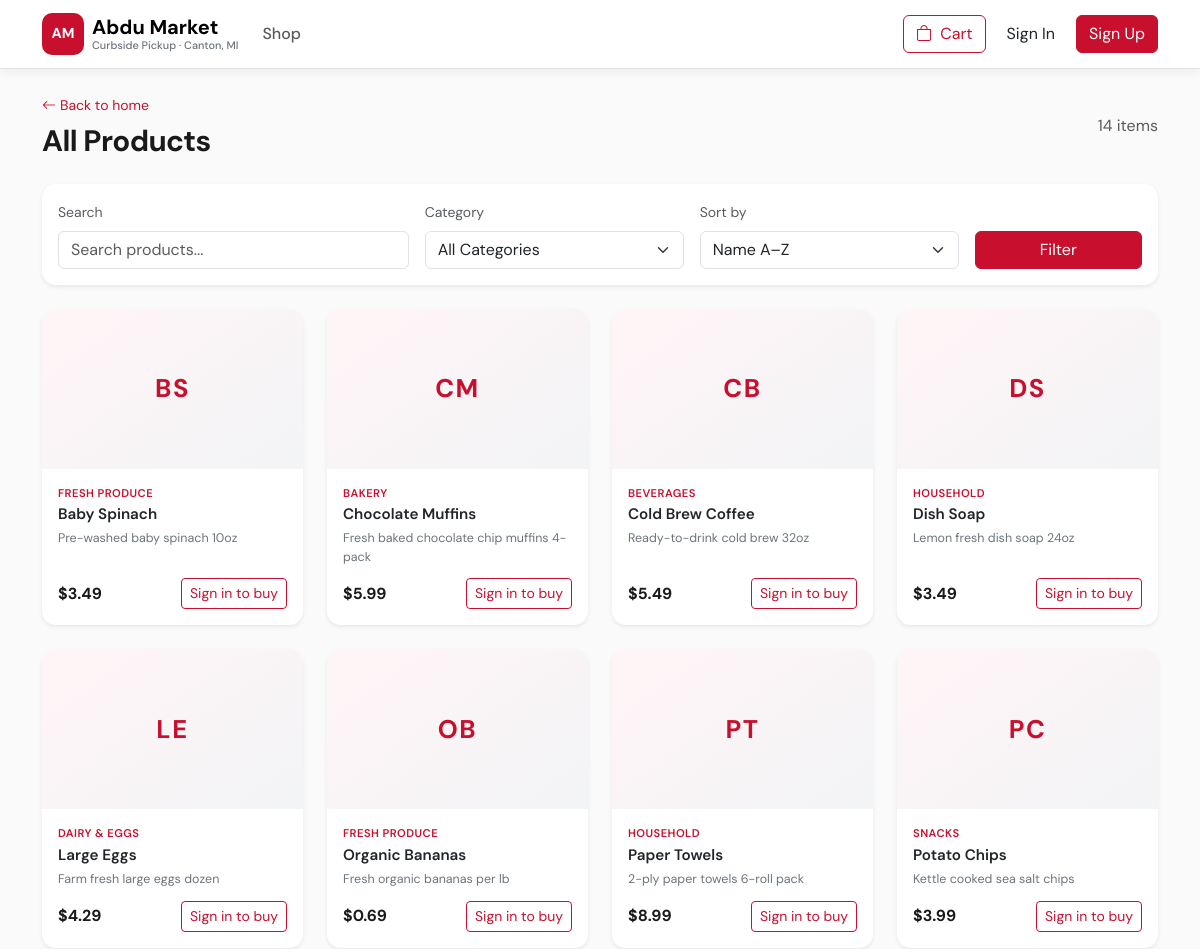
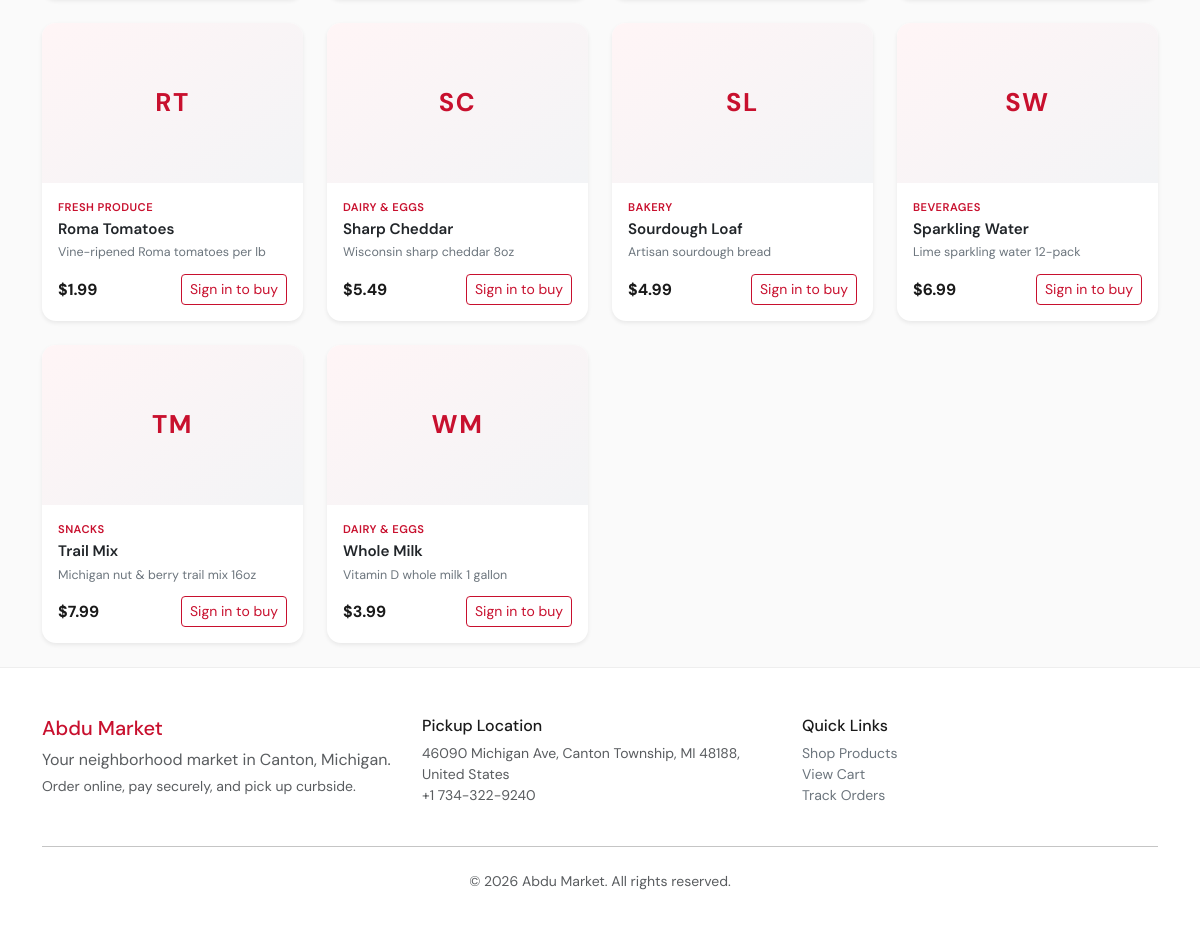
The page /shop.php on the database its author committed (2 pictures, top to bottom).
### tables this page shows
CREATE TABLE products (
    id INT UNSIGNED AUTO_INCREMENT PRIMARY KEY,
    clover_id VARCHAR(64) DEFAULT NULL UNIQUE,
    category_id INT UNSIGNED DEFAULT NULL,
    name VARCHAR(255) NOT NULL,
    description TEXT DEFAULT NULL,
    price DECIMAL(10, 2) NOT NULL DEFAULT 0.00,
    inventory INT NOT NULL DEFAULT 0,
    image_url VARCHAR(500) DEFAULT NULL,
    is_active TINYINT(1) NOT NULL DEFAULT 1,
    is_featured TINYINT(1) NOT NULL DEFAULT 0,
    synced_at TIMESTAMP NULL DEFAULT NULL,
    FOREIGN KEY (category_id) REFERENCES categories(id) ON DELETE SET NULL
);

CREATE TABLE categories (
    id INT UNSIGNED AUTO_INCREMENT PRIMARY KEY,
    clover_id VARCHAR(64) DEFAULT NULL UNIQUE,
    name VARCHAR(255) NOT NULL,
    sort_order INT NOT NULL DEFAULT 0,
    image_url VARCHAR(500) DEFAULT NULL,
    is_active TINYINT(1) NOT NULL DEFAULT 1,
    synced_at TIMESTAMP NULL DEFAULT NULL
);

### includes/db.php (called while the page is built, shortened)
<?php
function db(): PDO
{
    static $pdo = null;
    if ($pdo === null) {
        $cfg = require dirname(__DIR__) . '/config/database.php';
        $dsn = sprintf(
            'mysql:host=%s;dbname=%s;charset=%s',
            $cfg['host'],
            $cfg['name'],
            $cfg['charset']
        );
        $pdo = new PDO($dsn, $cfg['user'], $cfg['pass'], [
            PDO::ATTR_ERRMODE => PDO::ERRMODE_EXCEPTION,
            PDO::ATTR_DEFAULT_FETCH_MODE => PDO::FETCH_ASSOC,
        ]);
    }
    return $pdo;
}

### includes/auth.php (called while the page is built, shortened)
<?php
function current_user(): ?array
{
    if (empty($_SESSION['user_id'])) {
        return null;
    }
    static $user = null;
    return $user;
}
function is_logged_in(): bool
{
    return current_user() !== null;
}

### includes/product_card.php (the view, shortened to what this page needs)
<div class="col-6 col-md-4 col-lg-3">
    <article class="product-card card h-100 border-0 shadow-sm">
        <div class="product-img catalog-tile-media<?= catalog_has_image($product['image_url'] ?? null) ? '' : ' show-initials' ?>">
            <?= catalog_tile_media($product['name'], $product['image_url'] ?? null) ?>
        </div>
        <div class="card-body d-flex flex-column">
            <span class="product-category"><?= e($product['category_name'] ?? 'General') ?></span>
            <h3 class="product-name"><?= e($product['name']) ?></h3>
            <p class="product-desc"><?= e(mb_strimwidth($product['description'] ?? '', 0, 80, '...')) ?></p>
            <div class="mt-auto d-flex justify-content-between align-items-center">
                <strong class="product-price"><?= format_money($product['price']) ?></strong>
                <?php if (is_logged_in()): ?>
                <?php if (product_is_purchasable($product)): ?>
                <form method="post" action="<?= e(asset_url('mart-line.php')) ?>" class="mart-buy-form">
                    <?= csrf_field() ?>
                    <input type="hidden" name="action" value="add">
                    <input type="hidden" name="product_id" value="<?= (int) $product['id'] ?>">
                    <button type="submit" class="btn btn-sm btn-danger">
                        <i class="bi bi-plus-lg"></i> Add
                    </button>
                </form>
                <?php else: ?>
                <button type="button" class="btn btn-sm btn-outline-secondary" disabled>Unavailable</button>
                <?php endif; ?>
                <?php else: ?>
                <a href="login.php" class="btn btn-sm btn-outline-danger">Sign in to buy</a>
                <?php endif; ?>
            </div>
        </div>
    </article>
</div>

### shop.php (shortened to what this page needs)
<?php
$categoryId = isset($_GET['category']) ? (int) $_GET['category'] : null;
$search = trim($_GET['q'] ?? '');
$sort = $_GET['sort'] ?? 'name';
$page = max(1, (int) ($_GET['page'] ?? 1));
$perPage = 24;
$filters = [
    'category_id' => $categoryId ?: null,
    'search' => $search ?: null,
    'sort' => $sort,
    'page' => $page,
    'per_page' => $perPage,
];
$totalProducts = count_products($filters);
$products = get_products($filters);
$categoryName = 'All Products';
require __DIR__ . '/includes/header.php';
?>
<section class="container py-4 shop-page">
    <div class="d-flex flex-wrap justify-content-between align-items-center gap-2 mb-4">
        <div>
            <a href="index.php" class="small text-danger text-decoration-none d-inline-flex align-items-center gap-1 mb-2">
                <i class="bi bi-arrow-left"></i> Back to home
            </a>
            <h1 class="section-title mb-0"><?= e($categoryName) ?></h1>
        </div>
        <span class="text-muted">
            <?= $totalProducts ?> items
        </span>
    </div>
    <div class="filter-bar card border-0 shadow-sm mb-4">
        <div class="card-body">
            <form method="get" class="row g-3 align-items-end">
                <div class="col-md-4">
                    <label class="form-label small text-muted">Search</label>
                    <input type="search" name="q" class="form-control" placeholder="Search products..." value="<?= e($search) ?>">
                </div>
                <div class="col-md-3">
                    <label class="form-label small text-muted">Category</label>
                    <select name="category" class="form-select">
                        <option value="">All Categories</option>
                    </select>
                </div>
                <div class="col-md-3">
                    <label class="form-label small text-muted">Sort by</label>
                    <select name="sort" class="form-select">
                        <option value="name" <?= $sort === 'name' ? 'selected' : '' ?>>Name A–Z</option>
                    </select>
                </div>
                <div class="col-md-2">
                    <button type="submit" class="btn btn-danger w-100">Filter</button>
                </div>
            </form>
        </div>
    </div>
    <?php if (empty($products)): ?>
    <div class="empty-state text-center py-5">
        <i class="bi bi-basket display-4 text-danger"></i>
        <p class="mt-3 text-muted">No products match your filters.</p>
        <a href="shop.php" class="btn btn-outline-danger">Clear filters</a>
    </div>
    <?php else: ?>
    <div class="row g-4">
        <?php foreach ($products as $product): ?>
        <?php require __DIR__ . '/includes/product_card.php'; ?>
        <?php endforeach; ?>
    </div>
    <?php endif; ?>
</section>
<?php require __DIR__ . '/includes/footer.php'; ?>

### includes/functions.php (shortened to what this page needs)
<?php
function e(?string $value): string
{
    return htmlspecialchars($value ?? '', ENT_QUOTES, 'UTF-8');
}
function format_money(float|int|string $amount): string
{
    return '$' . number_format((float) $amount, 2);
}
function db_has_column(string $table, string $column): bool
{
    try {
        $stmt = db()->prepare("SHOW COLUMNS FROM `$table` LIKE ?");
        $stmt->execute([$column]);
        return (bool) $stmt->fetchColumn();
    } catch (Throwable) {
        return false;
    }
}
function catalog_has_image(?string $url): bool
{
    $url = trim((string) $url);
    if ($url === '') {
        return false;
    }
    return str_starts_with($url, '/assets/');
}
function products_have_featured_column(): bool
{
    return db_has_column('products', 'is_featured');
}
function name_initials(string $name): string
{
    $name = trim(preg_replace('/\s+/u', ' ', $name));
    $words = preg_split('/\s+/u', $name, -1, PREG_SPLIT_NO_EMPTY);
    $pick = static function (string $s): ?string {
        if (preg_match('/[\p{L}\p{N}]/u', $s, $m) === 1) {
            return $m[0];
        }
        return null;
    };
    $first = null;
    $second = null;
    foreach ($words as $w) {
        $c = $pick($w);
        if ($first === null) {
            $first = $c;
            continue;
        }
        $second = $c;
        break;
    }
    if ($first !== null && $second !== null) {
        return mb_strtoupper($first . $second);
    }
    return '?';
}
function catalog_tile_media(string $name, ?string $imageUrl): string
{
    $initials = e(name_initials($name));
    $html = '<span class="catalog-tile-initials" aria-hidden="true">' . $initials . '</span>';
    return $html;
}
function get_products(array $filters = []): array
{
    $params = [];
    $where = product_filter_sql($filters, $params);
    $sort = $filters['sort'] ?? 'name';
    $order = match ($sort) {
        'price_asc' => ' ORDER BY p.price ASC',
        'price_desc' => ' ORDER BY p.price DESC',
        'featured' => products_have_featured_column()
            ? ' ORDER BY p.is_featured DESC, p.name ASC'
            : ' ORDER BY p.name ASC',
        'name' => ' ORDER BY p.name ASC',
        default => ' ORDER BY p.name ASC',
    };
    $sql = 'SELECT p.*, c.name AS category_name FROM products p
            LEFT JOIN categories c ON c.id = p.category_id WHERE 1=1' . $where . $order;
    if (!empty($filters['per_page'])) {
        $page = max(1, (int) ($filters['page'] ?? 1));
        $perPage = max(1, min(100, (int) $filters['per_page']));
        $sql .= ' LIMIT ' . $perPage . ' OFFSET ' . (($page - 1) * $perPage);
    }
    $stmt = db()->prepare($sql);
    $stmt->execute($params);
    return $stmt->fetchAll();
}
function count_products(array $filters = []): int
{
    $params = [];
    $where = product_filter_sql($filters, $params);
    $stmt = db()->prepare('SELECT COUNT(*) FROM products p WHERE 1=1' . $where);
    $stmt->execute($params);
    return (int) $stmt->fetchColumn();
}
function product_filter_sql(array $filters, array &$params): string
{
    $sql = '';
    if (!isset($filters['include_inactive']) || !$filters['include_inactive']) {
        $sql .= ' AND p.is_active = 1';
    }
    return $sql;
}

### assets/css/style.css (style rules this page uses)
:root { --am-red: #c8102e; --am-red-dark: #9b0c24; --am-red-light: #fff1f3; --am-gray: #6c757d; --am-dark: #1a1a1a; --font-sans: 'DM Sans', system-ui, -apple-system, sans-serif; --shadow-sm: 0 2px 12px rgba(0, 0, 0, 0.06); --shadow-md: 0 8px 30px rgba(200, 16, 46, 0.08); --radius: 14px; }
* { box-sizing: border-box; }
body { font-family: var(--font-sans); color: var(--am-dark); background: #fafafa; min-height: 100vh; display: flex; flex-direction: column; }
.btn-danger { background: var(--am-red); border-color: var(--am-red); }
.btn-outline-danger { color: var(--am-red); border-color: var(--am-red); }
.text-danger { color: var(--am-red) !important; }
.section-title { font-weight: 700; letter-spacing: -0.02em; }
.filter-bar { border-radius: var(--radius) !important; }
.product-img { height: 160px; position: relative; overflow: hidden; }
.catalog-tile-media { display: flex; align-items: center; justify-content: center; background: linear-gradient(145deg, #fff5f6 0%, #f3f4f6 100%); overflow: hidden; position: relative; }
.catalog-tile-initials { font-weight: 700; color: var(--am-red); letter-spacing: 0.06em; line-height: 1; user-select: none; z-index: 0; }
.product-img .catalog-tile-initials { font-size: 1.6rem; }
.shop-page .section-title { font-size: clamp(1.35rem, 3vw, 1.85rem); }
.product-card { border-radius: var(--radius) !important; transition: transform 0.2s, box-shadow 0.2s; overflow: hidden; }
.product-category { font-size: 0.7rem; text-transform: uppercase; letter-spacing: 0.04em; color: var(--am-red); font-weight: 600; }
.product-name { font-size: 0.95rem; font-weight: 600; margin: 0.25rem 0; line-height: 1.3; }
.product-desc { font-size: 0.78rem; color: var(--am-gray); margin-bottom: 0.75rem; }
.product-price { color: var(--am-dark); font-size: 1rem; }

### rows shown on the page
products: name "BS", category.name "FRESH PRODUCE", name "Baby Spinach", description "Pre-washed baby spinach 10oz", price "$3.49"
products: name "CM", category.name "BAKERY", name "Chocolate Muffins", description "Fresh baked chocolate chip muffins 4-pack", price "$5.99"
products: name "CB", category.name "BEVERAGES", name "Cold Brew Coffee", description "Ready-to-drink cold brew 32oz", price "$5.49"
products: name "DS", category.name "HOUSEHOLD", name "Dish Soap", description "Lemon fresh dish soap 24oz", price "$3.49"
products: name "LE", category.name "DAIRY & EGGS", name "Large Eggs", description "Farm fresh large eggs dozen", price "$4.29"
products: name "OB", category.name "FRESH PRODUCE", name "Organic Bananas", description "Fresh organic bananas per lb", price "$0.69"
products: name "PT", category.name "HOUSEHOLD", name "Paper Towels", description "2-ply paper towels 6-roll pack", price "$8.99"
products: name "PC", category.name "SNACKS", name "Potato Chips", description "Kettle cooked sea salt chips", price "$3.99"
products: name "RT", category.name "FRESH PRODUCE", name "Roma Tomatoes", description "Vine-ripened Roma tomatoes per lb", price "$1.99"
products: name "SC", category.name "DAIRY & EGGS", name "Sharp Cheddar", description "Wisconsin sharp cheddar 8oz", price "$5.49"
products: name "SL", category.name "BAKERY", name "Sourdough Loaf", description "Artisan sourdough bread", price "$4.99"
products: name "SW", category.name "BEVERAGES", name "Sparkling Water", description "Lime sparkling water 12-pack", price "$6.99"
products: name "TM", category.name "SNACKS", name "Trail Mix", description "Michigan nut & berry trail mix 16oz", price "$7.99"
products: name "WM", category.name "DAIRY & EGGS", name "Whole Milk", description "Vitamin D whole milk 1 gallon", price "$3.99"

### other values the page prints
$categoryName "All Products"
$totalProducts "14"
setting('mart.address', config('mart.address')) "46090 Michigan Ave, Canton Township, MI 48188, United States"
setting('mart.phone', config('mart.phone')) "+1 734-322-9240"
